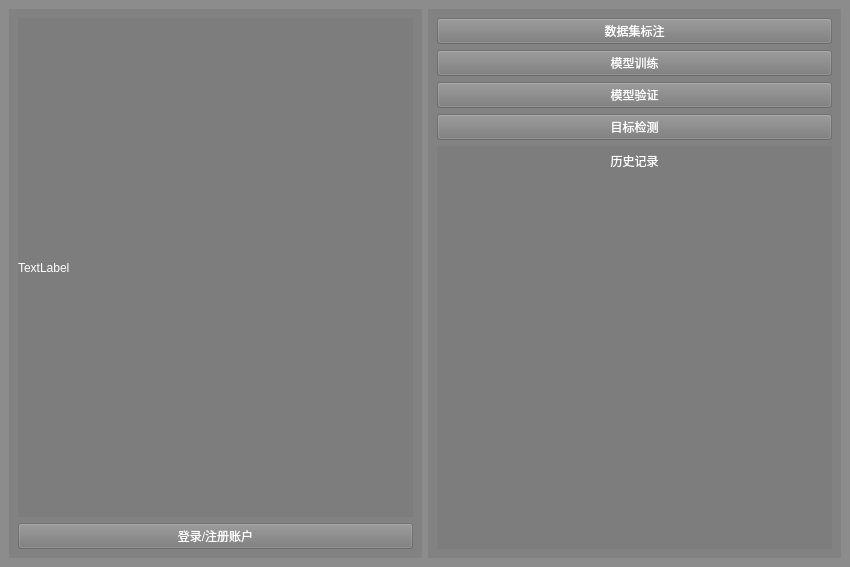
<?xml version="1.0" encoding="UTF-8"?>
<ui version="4.0">
 <class>MainWindow</class>
 <widget class="QMainWindow" name="MainWindow">
  <property name="geometry">
   <rect>
    <x>0</x>
    <y>0</y>
    <width>850</width>
    <height>567</height>
   </rect>
  </property>
  <property name="windowTitle">
   <string>YOLO 主控制台</string>
  </property>
  <property name="styleSheet">
   <string notr="true">background-color: rgba(120, 120, 120, 120);</string>
  </property>
  <widget class="QWidget" name="centralwidget">
   <layout class="QHBoxLayout" name="horizontalLayout">
    <item>
     <widget class="QWidget" name="widget_2" native="true">
      <layout class="QVBoxLayout" name="verticalLayout_4">
       <item>
        <widget class="QLabel" name="loginLabel">
         <property name="enabled">
          <bool>true</bool>
         </property>
         <property name="styleSheet">
          <string notr="true">color: rgb(255, 255, 255);</string>
         </property>
         <property name="text">
          <string>TextLabel</string>
         </property>
        </widget>
       </item>
       <item>
        <widget class="QPushButton" name="loginButton">
         <property name="styleSheet">
          <string notr="true">color: rgb(255, 255, 255);</string>
         </property>
         <property name="text">
          <string>登录/注册账户</string>
         </property>
        </widget>
       </item>
      </layout>
     </widget>
    </item>
    <item>
     <widget class="QWidget" name="widget" native="true">
      <layout class="QVBoxLayout" name="verticalLayout_2">
       <item>
        <layout class="QVBoxLayout" name="verticalLayout">
         <item>
          <widget class="QPushButton" name="labelButton">
           <property name="palette">
            <palette>
             <active>
              <colorrole role="Button">
               <brush brushstyle="SolidPattern">
                <color alpha="120">
                 <red>120</red>
                 <green>120</green>
                 <blue>120</blue>
                </color>
               </brush>
              </colorrole>
              <colorrole role="ButtonText">
               <brush brushstyle="SolidPattern">
                <color alpha="255">
                 <red>255</red>
                 <green>255</green>
                 <blue>255</blue>
                </color>
               </brush>
              </colorrole>
              <colorrole role="Base">
               <brush brushstyle="SolidPattern">
                <color alpha="120">
                 <red>120</red>
                 <green>120</green>
                 <blue>120</blue>
                </color>
               </brush>
              </colorrole>
              <colorrole role="Window">
               <brush brushstyle="SolidPattern">
                <color alpha="120">
                 <red>120</red>
                 <green>120</green>
                 <blue>120</blue>
                </color>
               </brush>
              </colorrole>
             </active>
             <inactive>
              <colorrole role="Button">
               <brush brushstyle="SolidPattern">
                <color alpha="120">
                 <red>120</red>
                 <green>120</green>
                 <blue>120</blue>
                </color>
               </brush>
              </colorrole>
              <colorrole role="ButtonText">
               <brush brushstyle="SolidPattern">
                <color alpha="255">
                 <red>255</red>
                 <green>255</green>
                 <blue>255</blue>
                </color>
               </brush>
              </colorrole>
              <colorrole role="Base">
               <brush brushstyle="SolidPattern">
                <color alpha="120">
                 <red>120</red>
                 <green>120</green>
                 <blue>120</blue>
                </color>
               </brush>
              </colorrole>
              <colorrole role="Window">
               <brush brushstyle="SolidPattern">
                <color alpha="120">
                 <red>120</red>
                 <green>120</green>
                 <blue>120</blue>
                </color>
               </brush>
              </colorrole>
             </inactive>
             <disabled>
              <colorrole role="Button">
               <brush brushstyle="SolidPattern">
                <color alpha="120">
                 <red>120</red>
                 <green>120</green>
                 <blue>120</blue>
                </color>
               </brush>
              </colorrole>
              <colorrole role="ButtonText">
               <brush brushstyle="SolidPattern">
                <color alpha="255">
                 <red>120</red>
                 <green>120</green>
                 <blue>120</blue>
                </color>
               </brush>
              </colorrole>
              <colorrole role="Base">
               <brush brushstyle="SolidPattern">
                <color alpha="120">
                 <red>120</red>
                 <green>120</green>
                 <blue>120</blue>
                </color>
               </brush>
              </colorrole>
              <colorrole role="Window">
               <brush brushstyle="SolidPattern">
                <color alpha="120">
                 <red>120</red>
                 <green>120</green>
                 <blue>120</blue>
                </color>
               </brush>
              </colorrole>
             </disabled>
            </palette>
           </property>
           <property name="text">
            <string>数据集标注</string>
           </property>
          </widget>
         </item>
         <item>
          <widget class="QPushButton" name="trainButton">
           <property name="palette">
            <palette>
             <active>
              <colorrole role="Button">
               <brush brushstyle="SolidPattern">
                <color alpha="120">
                 <red>120</red>
                 <green>120</green>
                 <blue>120</blue>
                </color>
               </brush>
              </colorrole>
              <colorrole role="ButtonText">
               <brush brushstyle="SolidPattern">
                <color alpha="255">
                 <red>255</red>
                 <green>255</green>
                 <blue>255</blue>
                </color>
               </brush>
              </colorrole>
              <colorrole role="Base">
               <brush brushstyle="SolidPattern">
                <color alpha="120">
                 <red>120</red>
                 <green>120</green>
                 <blue>120</blue>
                </color>
               </brush>
              </colorrole>
              <colorrole role="Window">
               <brush brushstyle="SolidPattern">
                <color alpha="120">
                 <red>120</red>
                 <green>120</green>
                 <blue>120</blue>
                </color>
               </brush>
              </colorrole>
             </active>
             <inactive>
              <colorrole role="Button">
               <brush brushstyle="SolidPattern">
                <color alpha="120">
                 <red>120</red>
                 <green>120</green>
                 <blue>120</blue>
                </color>
               </brush>
              </colorrole>
              <colorrole role="ButtonText">
               <brush brushstyle="SolidPattern">
                <color alpha="255">
                 <red>255</red>
                 <green>255</green>
                 <blue>255</blue>
                </color>
               </brush>
              </colorrole>
              <colorrole role="Base">
               <brush brushstyle="SolidPattern">
                <color alpha="120">
                 <red>120</red>
                 <green>120</green>
                 <blue>120</blue>
                </color>
               </brush>
              </colorrole>
              <colorrole role="Window">
               <brush brushstyle="SolidPattern">
                <color alpha="120">
                 <red>120</red>
                 <green>120</green>
                 <blue>120</blue>
                </color>
               </brush>
              </colorrole>
             </inactive>
             <disabled>
              <colorrole role="Button">
               <brush brushstyle="SolidPattern">
                <color alpha="120">
                 <red>120</red>
                 <green>120</green>
                 <blue>120</blue>
                </color>
               </brush>
              </colorrole>
              <colorrole role="ButtonText">
               <brush brushstyle="SolidPattern">
                <color alpha="255">
                 <red>120</red>
                 <green>120</green>
                 <blue>120</blue>
                </color>
               </brush>
              </colorrole>
              <colorrole role="Base">
               <brush brushstyle="SolidPattern">
                <color alpha="120">
                 <red>120</red>
                 <green>120</green>
                 <blue>120</blue>
                </color>
               </brush>
              </colorrole>
              <colorrole role="Window">
               <brush brushstyle="SolidPattern">
                <color alpha="120">
                 <red>120</red>
                 <green>120</green>
                 <blue>120</blue>
                </color>
               </brush>
              </colorrole>
             </disabled>
            </palette>
           </property>
           <property name="cursor">
            <cursorShape>PointingHandCursor</cursorShape>
           </property>
           <property name="text">
            <string>模型训练</string>
           </property>
          </widget>
         </item>
         <item>
          <widget class="QPushButton" name="validButton">
           <property name="palette">
            <palette>
             <active>
              <colorrole role="Button">
               <brush brushstyle="SolidPattern">
                <color alpha="120">
                 <red>120</red>
                 <green>120</green>
                 <blue>120</blue>
                </color>
               </brush>
              </colorrole>
              <colorrole role="ButtonText">
               <brush brushstyle="SolidPattern">
                <color alpha="255">
                 <red>255</red>
                 <green>255</green>
                 <blue>255</blue>
                </color>
               </brush>
              </colorrole>
              <colorrole role="Base">
               <brush brushstyle="SolidPattern">
                <color alpha="120">
                 <red>120</red>
                 <green>120</green>
                 <blue>120</blue>
                </color>
               </brush>
              </colorrole>
              <colorrole role="Window">
               <brush brushstyle="SolidPattern">
                <color alpha="120">
                 <red>120</red>
                 <green>120</green>
                 <blue>120</blue>
                </color>
               </brush>
              </colorrole>
             </active>
             <inactive>
              <colorrole role="Button">
               <brush brushstyle="SolidPattern">
                <color alpha="120">
                 <red>120</red>
                 <green>120</green>
                 <blue>120</blue>
                </color>
               </brush>
              </colorrole>
              <colorrole role="ButtonText">
               <brush brushstyle="SolidPattern">
                <color alpha="255">
                 <red>255</red>
                 <green>255</green>
                 <blue>255</blue>
                </color>
               </brush>
              </colorrole>
              <colorrole role="Base">
               <brush brushstyle="SolidPattern">
                <color alpha="120">
                 <red>120</red>
                 <green>120</green>
                 <blue>120</blue>
                </color>
               </brush>
              </colorrole>
              <colorrole role="Window">
               <brush brushstyle="SolidPattern">
                <color alpha="120">
                 <red>120</red>
                 <green>120</green>
                 <blue>120</blue>
                </color>
               </brush>
              </colorrole>
             </inactive>
             <disabled>
              <colorrole role="Button">
               <brush brushstyle="SolidPattern">
                <color alpha="120">
                 <red>120</red>
                 <green>120</green>
                 <blue>120</blue>
                </color>
               </brush>
              </colorrole>
              <colorrole role="ButtonText">
               <brush brushstyle="SolidPattern">
                <color alpha="255">
                 <red>120</red>
                 <green>120</green>
                 <blue>120</blue>
                </color>
               </brush>
              </colorrole>
              <colorrole role="Base">
               <brush brushstyle="SolidPattern">
                <color alpha="120">
                 <red>120</red>
                 <green>120</green>
                 <blue>120</blue>
                </color>
               </brush>
              </colorrole>
              <colorrole role="Window">
               <brush brushstyle="SolidPattern">
                <color alpha="120">
                 <red>120</red>
                 <green>120</green>
                 <blue>120</blue>
                </color>
               </brush>
              </colorrole>
             </disabled>
            </palette>
           </property>
           <property name="text">
            <string>模型验证</string>
           </property>
          </widget>
         </item>
         <item>
          <widget class="QPushButton" name="detectButton">
           <property name="palette">
            <palette>
             <active>
              <colorrole role="Button">
               <brush brushstyle="SolidPattern">
                <color alpha="120">
                 <red>120</red>
                 <green>120</green>
                 <blue>120</blue>
                </color>
               </brush>
              </colorrole>
              <colorrole role="ButtonText">
               <brush brushstyle="SolidPattern">
                <color alpha="255">
                 <red>255</red>
                 <green>255</green>
                 <blue>255</blue>
                </color>
               </brush>
              </colorrole>
              <colorrole role="Base">
               <brush brushstyle="SolidPattern">
                <color alpha="120">
                 <red>120</red>
                 <green>120</green>
                 <blue>120</blue>
                </color>
               </brush>
              </colorrole>
              <colorrole role="Window">
               <brush brushstyle="SolidPattern">
                <color alpha="120">
                 <red>120</red>
                 <green>120</green>
                 <blue>120</blue>
                </color>
               </brush>
              </colorrole>
             </active>
             <inactive>
              <colorrole role="Button">
               <brush brushstyle="SolidPattern">
                <color alpha="120">
                 <red>120</red>
                 <green>120</green>
                 <blue>120</blue>
                </color>
               </brush>
              </colorrole>
              <colorrole role="ButtonText">
               <brush brushstyle="SolidPattern">
                <color alpha="255">
                 <red>255</red>
                 <green>255</green>
                 <blue>255</blue>
                </color>
               </brush>
              </colorrole>
              <colorrole role="Base">
               <brush brushstyle="SolidPattern">
                <color alpha="120">
                 <red>120</red>
                 <green>120</green>
                 <blue>120</blue>
                </color>
               </brush>
              </colorrole>
              <colorrole role="Window">
               <brush brushstyle="SolidPattern">
                <color alpha="120">
                 <red>120</red>
                 <green>120</green>
                 <blue>120</blue>
                </color>
               </brush>
              </colorrole>
             </inactive>
             <disabled>
              <colorrole role="Button">
               <brush brushstyle="SolidPattern">
                <color alpha="120">
                 <red>120</red>
                 <green>120</green>
                 <blue>120</blue>
                </color>
               </brush>
              </colorrole>
              <colorrole role="ButtonText">
               <brush brushstyle="SolidPattern">
                <color alpha="255">
                 <red>120</red>
                 <green>120</green>
                 <blue>120</blue>
                </color>
               </brush>
              </colorrole>
              <colorrole role="Base">
               <brush brushstyle="SolidPattern">
                <color alpha="120">
                 <red>120</red>
                 <green>120</green>
                 <blue>120</blue>
                </color>
               </brush>
              </colorrole>
              <colorrole role="Window">
               <brush brushstyle="SolidPattern">
                <color alpha="120">
                 <red>120</red>
                 <green>120</green>
                 <blue>120</blue>
                </color>
               </brush>
              </colorrole>
             </disabled>
            </palette>
           </property>
           <property name="cursor">
            <cursorShape>PointingHandCursor</cursorShape>
           </property>
           <property name="text">
            <string>目标检测</string>
           </property>
          </widget>
         </item>
        </layout>
       </item>
       <item>
        <layout class="QVBoxLayout" name="verticalLayout_3" stretch="1,13">
         <property name="spacing">
          <number>0</number>
         </property>
         <item>
          <widget class="QLabel" name="label">
           <property name="palette">
            <palette>
             <active>
              <colorrole role="WindowText">
               <brush brushstyle="SolidPattern">
                <color alpha="255">
                 <red>255</red>
                 <green>255</green>
                 <blue>255</blue>
                </color>
               </brush>
              </colorrole>
              <colorrole role="Button">
               <brush brushstyle="SolidPattern">
                <color alpha="120">
                 <red>120</red>
                 <green>120</green>
                 <blue>120</blue>
                </color>
               </brush>
              </colorrole>
              <colorrole role="Text">
               <brush brushstyle="SolidPattern">
                <color alpha="255">
                 <red>255</red>
                 <green>255</green>
                 <blue>255</blue>
                </color>
               </brush>
              </colorrole>
              <colorrole role="ButtonText">
               <brush brushstyle="SolidPattern">
                <color alpha="255">
                 <red>255</red>
                 <green>255</green>
                 <blue>255</blue>
                </color>
               </brush>
              </colorrole>
              <colorrole role="Base">
               <brush brushstyle="SolidPattern">
                <color alpha="120">
                 <red>120</red>
                 <green>120</green>
                 <blue>120</blue>
                </color>
               </brush>
              </colorrole>
              <colorrole role="Window">
               <brush brushstyle="SolidPattern">
                <color alpha="120">
                 <red>120</red>
                 <green>120</green>
                 <blue>120</blue>
                </color>
               </brush>
              </colorrole>
              <colorrole role="PlaceholderText">
               <brush brushstyle="NoBrush">
                <color alpha="128">
                 <red>255</red>
                 <green>255</green>
                 <blue>255</blue>
                </color>
               </brush>
              </colorrole>
             </active>
             <inactive>
              <colorrole role="WindowText">
               <brush brushstyle="SolidPattern">
                <color alpha="255">
                 <red>255</red>
                 <green>255</green>
                 <blue>255</blue>
                </color>
               </brush>
              </colorrole>
              <colorrole role="Button">
               <brush brushstyle="SolidPattern">
                <color alpha="120">
                 <red>120</red>
                 <green>120</green>
                 <blue>120</blue>
                </color>
               </brush>
              </colorrole>
              <colorrole role="Text">
               <brush brushstyle="SolidPattern">
                <color alpha="255">
                 <red>255</red>
                 <green>255</green>
                 <blue>255</blue>
                </color>
               </brush>
              </colorrole>
              <colorrole role="ButtonText">
               <brush brushstyle="SolidPattern">
                <color alpha="255">
                 <red>255</red>
                 <green>255</green>
                 <blue>255</blue>
                </color>
               </brush>
              </colorrole>
              <colorrole role="Base">
               <brush brushstyle="SolidPattern">
                <color alpha="120">
                 <red>120</red>
                 <green>120</green>
                 <blue>120</blue>
                </color>
               </brush>
              </colorrole>
              <colorrole role="Window">
               <brush brushstyle="SolidPattern">
                <color alpha="120">
                 <red>120</red>
                 <green>120</green>
                 <blue>120</blue>
                </color>
               </brush>
              </colorrole>
              <colorrole role="PlaceholderText">
               <brush brushstyle="NoBrush">
                <color alpha="128">
                 <red>255</red>
                 <green>255</green>
                 <blue>255</blue>
                </color>
               </brush>
              </colorrole>
             </inactive>
             <disabled>
              <colorrole role="WindowText">
               <brush brushstyle="SolidPattern">
                <color alpha="255">
                 <red>255</red>
                 <green>255</green>
                 <blue>255</blue>
                </color>
               </brush>
              </colorrole>
              <colorrole role="Button">
               <brush brushstyle="SolidPattern">
                <color alpha="120">
                 <red>120</red>
                 <green>120</green>
                 <blue>120</blue>
                </color>
               </brush>
              </colorrole>
              <colorrole role="Text">
               <brush brushstyle="SolidPattern">
                <color alpha="255">
                 <red>255</red>
                 <green>255</green>
                 <blue>255</blue>
                </color>
               </brush>
              </colorrole>
              <colorrole role="ButtonText">
               <brush brushstyle="SolidPattern">
                <color alpha="255">
                 <red>255</red>
                 <green>255</green>
                 <blue>255</blue>
                </color>
               </brush>
              </colorrole>
              <colorrole role="Base">
               <brush brushstyle="SolidPattern">
                <color alpha="120">
                 <red>120</red>
                 <green>120</green>
                 <blue>120</blue>
                </color>
               </brush>
              </colorrole>
              <colorrole role="Window">
               <brush brushstyle="SolidPattern">
                <color alpha="120">
                 <red>120</red>
                 <green>120</green>
                 <blue>120</blue>
                </color>
               </brush>
              </colorrole>
              <colorrole role="PlaceholderText">
               <brush brushstyle="NoBrush">
                <color alpha="128">
                 <red>255</red>
                 <green>255</green>
                 <blue>255</blue>
                </color>
               </brush>
              </colorrole>
             </disabled>
            </palette>
           </property>
           <property name="styleSheet">
            <string notr="true">color: rgb(255, 255, 255);</string>
           </property>
           <property name="text">
            <string>历史记录</string>
           </property>
           <property name="alignment">
            <set>Qt::AlignCenter</set>
           </property>
          </widget>
         </item>
         <item>
          <widget class="QWidget" name="historyContainer" native="true"/>
         </item>
        </layout>
       </item>
      </layout>
     </widget>
    </item>
   </layout>
  </widget>
  <widget class="QMenuBar" name="menuBar">
   <property name="geometry">
    <rect>
     <x>0</x>
     <y>0</y>
     <width>850</width>
     <height>22</height>
    </rect>
   </property>
  </widget>
 </widget>
 <resources/>
 <connections/>
</ui>
